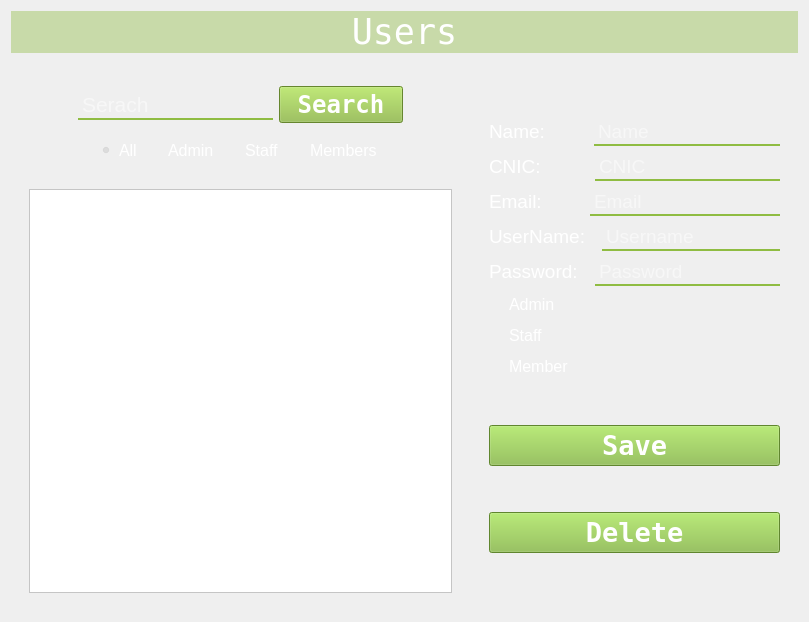
               <widget class="QWidget" name="page5">
                <layout class="QVBoxLayout" name="verticalLayout_21">
                 <item>
                  <widget class="QLabel" name="label_7">
                   <property name="font">
                    <font>
                     <family>NSimSun</family>
                     <pointsize>26</pointsize>
                     <weight>50</weight>
                     <bold>false</bold>
                    </font>
                   </property>
                   <property name="styleSheet">
                    <string notr="true">color: rgb(255, 255, 255);
background-color: rgba(143, 188, 66,0.4);</string>
                   </property>
                   <property name="text">
                    <string>Users</string>
                   </property>
                   <property name="alignment">
                    <set>Qt::AlignCenter</set>
                   </property>
                  </widget>
                 </item>
                 <item>
                  <widget class="QWidget" name="widget_15" native="true">
                   <layout class="QHBoxLayout" name="horizontalLayout_16">
                    <item>
                     <widget class="QWidget" name="widget_12" native="true">
                      <property name="styleSheet">
                       <string notr="true">background-color: rgba(255, 255, 255,0);</string>
                      </property>
                      <layout class="QVBoxLayout" name="verticalLayout">
                       <item>
                        <widget class="QWidget" name="widget_17" native="true">
                         <property name="styleSheet">
                          <string notr="true">background-color: rgba(255, 255, 255,0);</string>
                         </property>
                         <layout class="QHBoxLayout" name="horizontalLayout_17">
                          <item>
                           <spacer name="horizontalSpacer_9">
                            <property name="orientation">
                             <enum>Qt::Horizontal</enum>
                            </property>
                            <property name="sizeHint" stdset="0">
                             <size>
                              <width>40</width>
                              <height>20</height>
                             </size>
                            </property>
                           </spacer>
                          </item>
                          <item>
                           <widget class="QLineEdit" name="searchBarTxt">
                            <property name="font">
                             <font>
                              <pointsize>16</pointsize>
                             </font>
                            </property>
                            <property name="styleSheet">
                             <string notr="true">color: rgb(255, 255, 255);
border: 2px solid rgba(0,0,0,0);
border-bottom-color: rgb(143, 188, 66);
background-color: rgba(255, 255, 255,0.0);
</string>
                            </property>
                            <property name="placeholderText">
                             <string>Serach</string>
                            </property>
                           </widget>
                          </item>
                          <item>
                           <widget class="QPushButton" name="searchBtn_2">
                            <property name="font">
                             <font>
                              <family>NSimSun</family>
                              <pointsize>18</pointsize>
                              <weight>75</weight>
                              <bold>true</bold>
                             </font>
                            </property>
                            <property name="styleSheet">
                             <string notr="true">
QPushButton:hover{
background-color:rgb(119, 156, 55);
color: rgb(255,255,255);
}

QPushButton{
background-color:rgb(143,188,66);
color:rgb(255,255,255);

}</string>
                            </property>
                            <property name="text">
                             <string> Search </string>
                            </property>
                            <property name="flat">
                             <bool>false</bool>
                            </property>
                           </widget>
                          </item>
                          <item>
                           <spacer name="horizontalSpacer_11">
                            <property name="orientation">
                             <enum>Qt::Horizontal</enum>
                            </property>
                            <property name="sizeHint" stdset="0">
                             <size>
                              <width>40</width>
                              <height>20</height>
                             </size>
                            </property>
                           </spacer>
                          </item>
                         </layout>
                        </widget>
                       </item>
                       <item>
                        <layout class="QHBoxLayout" name="horizontalLayout_3">
                         <item>
                          <spacer name="horizontalSpacer_19">
                           <property name="orientation">
                            <enum>Qt::Horizontal</enum>
                           </property>
                           <property name="sizeHint" stdset="0">
                            <size>
                             <width>40</width>
                             <height>20</height>
                            </size>
                           </property>
                          </spacer>
                         </item>
                         <item>
                          <widget class="QRadioButton" name="allUsersRBtn">
                           <property name="font">
                            <font>
                             <pointsize>12</pointsize>
                            </font>
                           </property>
                           <property name="styleSheet">
                            <string notr="true">color: rgb(255, 255, 255);</string>
                           </property>
                           <property name="text">
                            <string>All</string>
                           </property>
                           <property name="checked">
                            <bool>true</bool>
                           </property>
                          </widget>
                         </item>
                         <item>
                          <widget class="QRadioButton" name="adminUserRBtn">
                           <property name="font">
                            <font>
                             <pointsize>12</pointsize>
                            </font>
                           </property>
                           <property name="styleSheet">
                            <string notr="true">color: rgb(255, 255, 255);</string>
                           </property>
                           <property name="text">
                            <string>Admin</string>
                           </property>
                          </widget>
                         </item>
                         <item>
                          <widget class="QRadioButton" name="staffUserRBtn">
                           <property name="font">
                            <font>
                             <pointsize>12</pointsize>
                            </font>
                           </property>
                           <property name="styleSheet">
                            <string notr="true">color: rgb(255, 255, 255);</string>
                           </property>
                           <property name="text">
                            <string>Staff</string>
                           </property>
                          </widget>
                         </item>
                         <item>
                          <widget class="QRadioButton" name="memberUserRBtn">
                           <property name="font">
                            <font>
                             <pointsize>12</pointsize>
                            </font>
                           </property>
                           <property name="styleSheet">
                            <string notr="true">color: rgb(255, 255, 255);</string>
                           </property>
                           <property name="text">
                            <string>Members</string>
                           </property>
                          </widget>
                         </item>
                         <item>
                          <spacer name="horizontalSpacer_25">
                           <property name="orientation">
                            <enum>Qt::Horizontal</enum>
                           </property>
                           <property name="sizeHint" stdset="0">
                            <size>
                             <width>40</width>
                             <height>20</height>
                            </size>
                           </property>
                          </spacer>
                         </item>
                        </layout>
                       </item>
                       <item>
                        <spacer name="horizontalSpacer_31">
                         <property name="orientation">
                          <enum>Qt::Horizontal</enum>
                         </property>
                         <property name="sizeHint" stdset="0">
                          <size>
                           <width>40</width>
                           <height>20</height>
                          </size>
                         </property>
                        </spacer>
                       </item>
                       <item>
                        <widget class="QTableView" name="tableView2">
                         <property name="styleSheet">
                          <string notr="true">background-color: rgb(255, 255, 255);</string>
                         </property>
                         <property name="selectionMode">
                          <enum>QAbstractItemView::SingleSelection</enum>
                         </property>
                         <property name="selectionBehavior">
                          <enum>QAbstractItemView::SelectRows</enum>
                         </property>
                        </widget>
                       </item>
                      </layout>
                     </widget>
                    </item>
                    <item>
                     <widget class="QLabel" name="label_13">
                      <property name="styleSheet">
                       <string notr="true">background-color: rgba(255, 255, 255,0);</string>
                      </property>
                      <property name="text">
                       <string/>
                      </property>
                     </widget>
                    </item>
                    <item>
                     <layout class="QVBoxLayout" name="verticalLayout_25">
                      <item alignment="Qt::AlignRight">
                       <widget class="QWidget" name="mainWidget_4" native="true">
                        <property name="styleSheet">
                         <string notr="true">background-color: rgba(255, 255, 255, 0);</string>
                        </property>
                        <layout class="QVBoxLayout" name="verticalLayout_24">
                         <item>
                          <spacer name="verticalSpacer_35">
                           <property name="orientation">
                            <enum>Qt::Vertical</enum>
                           </property>
                           <property name="sizeHint" stdset="0">
                            <size>
                             <width>20</width>
                             <height>40</height>
                            </size>
                           </property>
                          </spacer>
                         </item>
                         <item>
                          <layout class="QHBoxLayout" name="horizontalLayout_21">
                           <item>
                            <widget class="QLabel" name="label_10">
                             <property name="font">
                              <font>
                               <pointsize>14</pointsize>
                              </font>
                             </property>
                             <property name="styleSheet">
                              <string notr="true">color: rgb(255, 255, 255);</string>
                             </property>
                             <property name="text">
                              <string>Name:        </string>
                             </property>
                            </widget>
                           </item>
                           <item>
                            <widget class="QLineEdit" name="nameTxt">
                             <property name="font">
                              <font>
                               <pointsize>14</pointsize>
                              </font>
                             </property>
                             <property name="styleSheet">
                              <string notr="true">color: rgb(255, 255, 255);
border: 2px solid rgba(0,0,0,0);
border-bottom-color: rgb(143, 188, 66);
background-color: rgba(255, 255, 255,0.0);
</string>
                             </property>
                             <property name="placeholderText">
                              <string>Name</string>
                             </property>
                            </widget>
                           </item>
                          </layout>
                         </item>
                         <item>
                          <layout class="QHBoxLayout" name="horizontalLayout_27">
                           <item>
                            <widget class="QLabel" name="label_15">
                             <property name="font">
                              <font>
                               <pointsize>14</pointsize>
                              </font>
                             </property>
                             <property name="styleSheet">
                              <string notr="true">color: rgb(255, 255, 255);</string>
                             </property>
                             <property name="text">
                              <string>CNIC:         </string>
                             </property>
                            </widget>
                           </item>
                           <item>
                            <widget class="QLineEdit" name="cnicTxt">
                             <property name="font">
                              <font>
                               <pointsize>14</pointsize>
                              </font>
                             </property>
                             <property name="styleSheet">
                              <string notr="true">color: rgb(255, 255, 255);
border: 2px solid rgba(0,0,0,0);
border-bottom-color: rgb(143, 188, 66);
background-color: rgba(255, 255, 255,0);
</string>
                             </property>
                             <property name="placeholderText">
                              <string>CNIC</string>
                             </property>
                            </widget>
                           </item>
                          </layout>
                         </item>
                         <item>
                          <layout class="QHBoxLayout" name="horizontalLayout_23">
                           <item>
                            <widget class="QLabel" name="label_14">
                             <property name="font">
                              <font>
                               <pointsize>14</pointsize>
                              </font>
                             </property>
                             <property name="styleSheet">
                              <string notr="true">color: rgb(255, 255, 255);</string>
                             </property>
                             <property name="text">
                              <string>Email:        </string>
                             </property>
                            </widget>
                           </item>
                           <item>
                            <widget class="QLineEdit" name="emailTxt">
                             <property name="font">
                              <font>
                               <pointsize>14</pointsize>
                              </font>
                             </property>
                             <property name="styleSheet">
                              <string notr="true">color: rgb(255, 255, 255);
border: 2px solid rgba(0,0,0,0);
border-bottom-color: rgb(143, 188, 66);
background-color: rgba(255, 255, 255,0.0);
</string>
                             </property>
                             <property name="placeholderText">
                              <string>Email</string>
                             </property>
                            </widget>
                           </item>
                          </layout>
                         </item>
                         <item>
                          <layout class="QHBoxLayout" name="horizontalLayout_22">
                           <item>
                            <widget class="QLabel" name="label_11">
                             <property name="font">
                              <font>
                               <pointsize>14</pointsize>
                              </font>
                             </property>
                             <property name="styleSheet">
                              <string notr="true">color: rgb(255, 255, 255);</string>
                             </property>
                             <property name="text">
                              <string>UserName:  </string>
                             </property>
                            </widget>
                           </item>
                           <item>
                            <widget class="QLineEdit" name="userNameTxt">
                             <property name="font">
                              <font>
                               <pointsize>14</pointsize>
                              </font>
                             </property>
                             <property name="styleSheet">
                              <string notr="true">color: rgb(255, 255, 255);
border: 2px solid rgba(0,0,0,0);
border-bottom-color: rgb(143, 188, 66);
background-color: rgba(255, 255, 255,0);
</string>
                             </property>
                             <property name="placeholderText">
                              <string>Username</string>
                             </property>
                            </widget>
                           </item>
                          </layout>
                         </item>
                         <item>
                          <layout class="QHBoxLayout" name="horizontalLayout_24">
                           <item>
                            <widget class="QLabel" name="label_12">
                             <property name="font">
                              <font>
                               <pointsize>14</pointsize>
                              </font>
                             </property>
                             <property name="styleSheet">
                              <string notr="true">color: rgb(255, 255, 255);</string>
                             </property>
                             <property name="text">
                              <string>Password:  </string>
                             </property>
                            </widget>
                           </item>
                           <item>
                            <widget class="QLineEdit" name="passwordTxt">
                             <property name="font">
                              <font>
                               <pointsize>14</pointsize>
                              </font>
                             </property>
                             <property name="styleSheet">
                              <string notr="true">color: rgb(255, 255, 255);
border: 2px solid rgba(0,0,0,0);
border-bottom-color: rgb(143, 188, 66);
background-color: rgba(255, 255, 255,0);
</string>
                             </property>
                             <property name="placeholderText">
                              <string>Password</string>
                             </property>
                            </widget>
                           </item>
                          </layout>
                         </item>
                         <item>
                          <widget class="QRadioButton" name="adminRBtn">
                           <property name="font">
                            <font>
                             <pointsize>12</pointsize>
                            </font>
                           </property>
                           <property name="styleSheet">
                            <string notr="true">color: rgb(255, 255, 255);</string>
                           </property>
                           <property name="text">
                            <string>Admin</string>
                           </property>
                          </widget>
                         </item>
                         <item>
                          <widget class="QRadioButton" name="staffRBtn">
                           <property name="font">
                            <font>
                             <pointsize>12</pointsize>
                            </font>
                           </property>
                           <property name="styleSheet">
                            <string notr="true">color: rgb(255, 255, 255);</string>
                           </property>
                           <property name="text">
                            <string>Staff</string>
                           </property>
                          </widget>
                         </item>
                         <item>
                          <widget class="QRadioButton" name="memberRBtn">
                           <property name="font">
                            <font>
                             <pointsize>12</pointsize>
                            </font>
                           </property>
                           <property name="styleSheet">
                            <string notr="true">color: rgb(255, 255, 255);</string>
                           </property>
                           <property name="text">
                            <string>Member</string>
                           </property>
                          </widget>
                         </item>
                         <item>
                          <spacer name="verticalSpacer_45">
                           <property name="orientation">
                            <enum>Qt::Vertical</enum>
                           </property>
                           <property name="sizeHint" stdset="0">
                            <size>
                             <width>20</width>
                             <height>40</height>
                            </size>
                           </property>
                          </spacer>
                         </item>
                         <item>
                          <layout class="QHBoxLayout" name="horizontalLayout_25">
                           <item>
                            <widget class="QPushButton" name="saveBtn_2">
                             <property name="font">
                              <font>
                               <family>NSimSun</family>
                               <pointsize>20</pointsize>
                               <weight>75</weight>
                               <bold>true</bold>
                              </font>
                             </property>
                             <property name="styleSheet">
                              <string notr="true">
QPushButton:hover{
background-color:rgb(119, 156, 55);
color: rgb(255,255,255);
}

QPushButton{
background-color:rgb(134,188,66);
color:rgb(255,255,255);

}</string>
                             </property>
                             <property name="text">
                              <string>Save</string>
                             </property>
                            </widget>
                           </item>
                          </layout>
                         </item>
                         <item>
                          <spacer name="verticalSpacer_46">
                           <property name="orientation">
                            <enum>Qt::Vertical</enum>
                           </property>
                           <property name="sizeHint" stdset="0">
                            <size>
                             <width>20</width>
                             <height>40</height>
                            </size>
                           </property>
                          </spacer>
                         </item>
                         <item>
                          <widget class="QPushButton" name="deleteBtn">
                           <property name="font">
                            <font>
                             <family>NSimSun</family>
                             <pointsize>20</pointsize>
                             <weight>75</weight>
                             <bold>true</bold>
                            </font>
                           </property>
                           <property name="styleSheet">
                            <string notr="true">
QPushButton:hover{
background-color:rgb(119, 156, 55);
color: rgb(255,255,255);
}

QPushButton{
background-color:rgb(134,188,66);
color:rgb(255,255,255);

}</string>
                           </property>
                           <property name="text">
                            <string>Delete</string>
                           </property>
                          </widget>
                         </item>
                         <item>
                          <spacer name="verticalSpacer_47">
                           <property name="orientation">
                            <enum>Qt::Vertical</enum>
                           </property>
                           <property name="sizeHint" stdset="0">
                            <size>
                             <width>20</width>
                             <height>40</height>
                            </size>
                           </property>
                          </spacer>
                         </item>
                        </layout>
                       </widget>
                      </item>
                     </layout>
                    </item>
                   </layout>
                  </widget>
                 </item>
                </layout>
               </widget>
